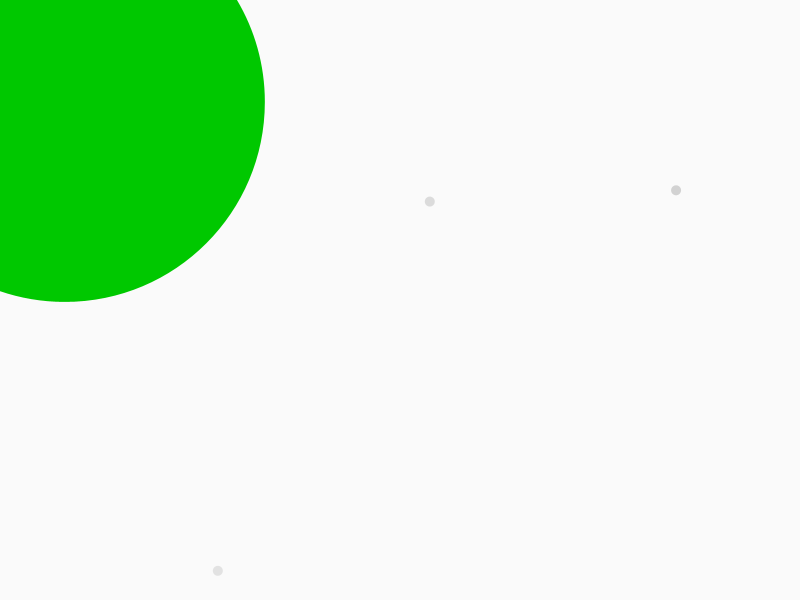
Frame 1 (no input)
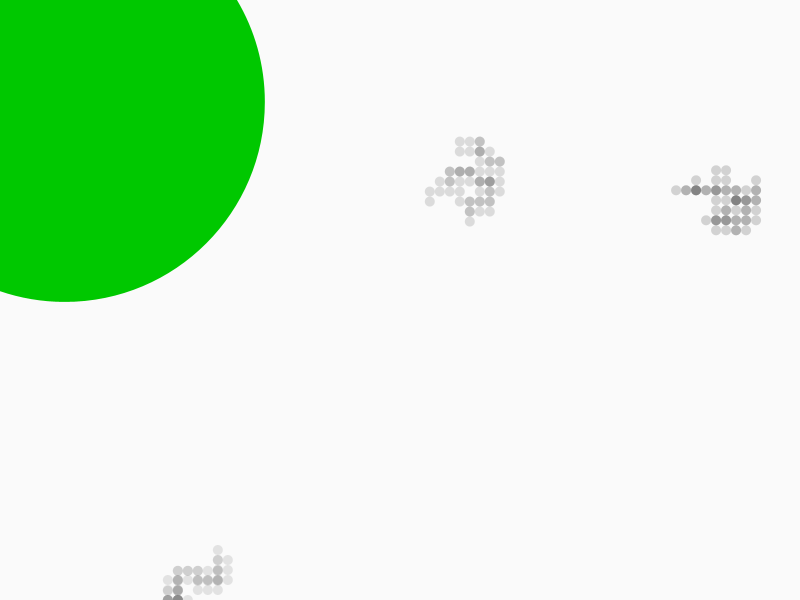
Frame 60 (the mouse pressed at the canvas centre just before this capture)
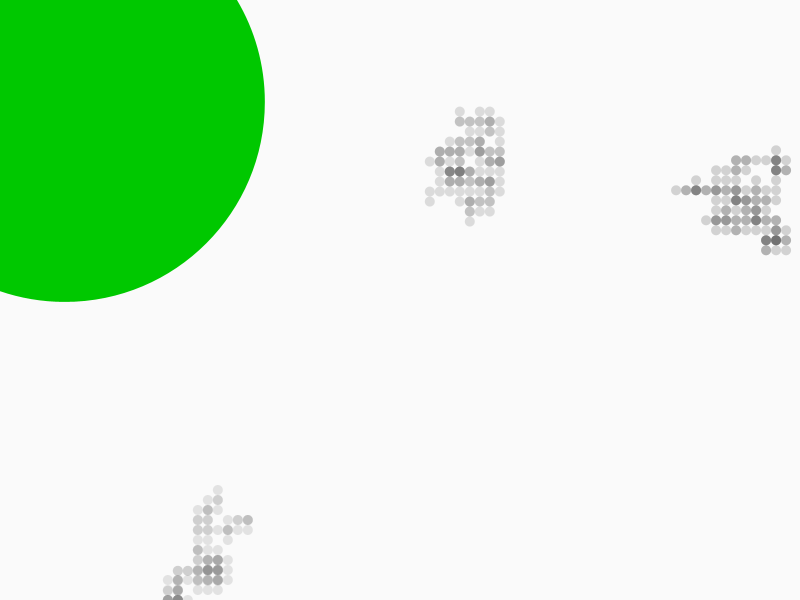
Frame 120 (the mouse held since frame 60 and released just before this capture)

The Processing sketch that drew these frames (run headless with seeded random() and noise(); from frame 60 on, the mouse is pressed at the canvas centre):

// Processing sketch: processing_139331
// ── processing_139331.pde

/*
based in Daniel Shiffman Walker example + Collisions & OOP
Ohio State University, ART3001, SP14
Florence Gouvrit www.gouvrit.org
EX. 2/5 - This example is about objects (same class) as dumb agents 
(Dumb agents don't check on others or on the environment to do their thing)
*/

Walker w1;
Walker w2;
Walker w3;
Obstacle obs1;

void setup(){
  size(800,600);
  background(250);
  frameRate(20);
  
  //create objects
  w1 = new Walker();
  w2 = new Walker();
    w3 = new Walker();
  obs1 = new Obstacle();
  obs1.display();
  }

void draw() {
  if (keyPressed) 
  if (key == 'r' || key == 'R') {
  setup();
}
  
  w1.walk();
  w1.checkObst(obs1);
  w1.display();
  w2.walk();
  w2.checkObst(obs1);
  w2.display();
  w3.walk();
  w3.checkObst(obs1);
  w3.display();
  
  if (w1.intersect(w2)) { //communication between objects
  w1.inter();
  w2.inter();
  }
    if (w1.intersect(w3)) { //communication between objects
  w1.inter();
  w3.inter();
  }
      if (w2.intersect(w3)) { //communication between objects
  w2.inter();
  w3.inter();
  }
  }

class Obstacle {

  float x, y;
  float radius = 200;

  //constructor
  Obstacle() {
    x = random(700);
    y = random(500);

  }

  void display()  {
    fill(0, 200, 0);
    noStroke();
    ellipse(x, y, radius*2, radius*2);
  }
}

class Walker {

  float x, y;
  int s;
  color c = color(random(200), 50);
  
  
  //constructor
  Walker() {
    x = random(800);
    y = random(600);
    s = 10;
      }

  void display() {
    noStroke();
    ellipse(x, y, s, s);
  }

  void walk() {
    int option = int(random(4));
    if (option == 0) {
      x = x + s;
    } else if (option == 1) {
      x = x - s;
    } else if (option == 2) {
      y = y + s;
    } else {
      y = y - s;
    }      
    x = constrain(x, 0, width);
    y = constrain(y, 0, height);
  } //walk end

  void checkObst(Obstacle obs) {  // Use Object as arguments in functions
     float d = dist(x, y, obs.x, obs.y); //dist(x1, y1, x2, y2)
    if (d < (s + obs.radius))
    {          
      fill(255, 50);} else{
      fill(c);}
    }

  
    void inter() { 
    c = color(255,0,0,50);
  }
  
  
    boolean intersect(Walker w0) {   // Use Object as arguments in functions 
    float d = dist(x,y,w0.x,w0.y);    //dist(x1, y1, x2, y2)
    if (d < s*5) {         //multiplying *5 to increase possibility
      return true;
    } else {
      return false;
    }
  }
  
} //class end
